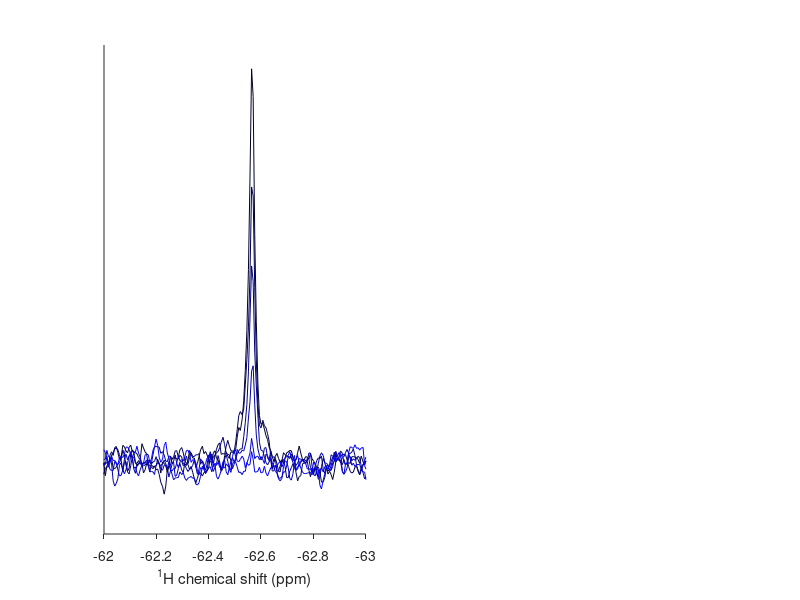

Source code (MATLAB): (Note: this script raises an error after producing the figure.)
%cd /Users/shschan/NMR/F19_NMR/emma_19F_trmd_NTD_68TAG_080125/4
clear all;  % Removes all variables and functions from memory
clc;        % Clears the command window
close all; 
load data.txt

gradpt = 6;

diff_raw = reshape(data, [length(data(:,1))./gradpt length(data(1,:)).*gradpt]);

%%
diff = [diff_raw(:,1) diff_raw(:,gradpt*2+1:gradpt*3)];

figure('position',[300 300 800 300])
subplot(1,2,1)
hold on
for i=1:gradpt
plot(diff(:,1),diff(:,i+1),'color',[0 0 1].*i/gradpt)
end
xlim([-63 -62])
    set(gca,'ytick',[])
    set(gca,'xdir','reverse');
    set(gca,'tickdir','out')
    set(gca,'box','off')
    xlabel('^1H chemical shift (ppm)')
    

%%

[a lowerCS] = min(abs(diff(:,1)- -62.65));
[a upperCS] = min(abs(diff(:,1)- -62.49));

[a noiselowerCS] = min(abs(diff(:,1)- -61));
[a noiseupperCS] = min(abs(diff(:,1)- -60.84));

for i=1:gradpt,
    integral(i,1) = sum(diff(upperCS:lowerCS, i+1));
    int_noise(i,1) = sum(diff(noiseupperCS:noiselowerCS, i+1));
end

noise = std(int_noise');

for i=1:gradpt,
    integral_err(i,1) = noise;
end

csvwrite('diff_data.csv', diff);


%%

grad_low = 0.05;
grad_high = 0.95; 

% Gmax = 0.558; % G/cmA for 700
% Gmax = 0.677  %for 800
Gmax = 0.67 %for 500

grad_change = (grad_high-grad_low)/(gradpt-1);

for i=1:gradpt,
    G_percent(i,1) = grad_low+grad_change*(i-1);
    G(i,1) = G_percent(i,1)*Gmax;
    xValue(i,1) =  G(i,1)^2;
    yValue(i,1) = log(integral(i,1)./max(integral));
    yValue_err(i,1) = integral_err(i)/integral(i,1)./max(integral);
end

% figure
% hold on
% errorbar(xValue, yValue,yValue_err,'o-')

syms x
ft = fittype('m*x + c', 'independent', 'x', 'dependent', 'y')
opts = fitoptions( 'Method', 'NonlinearLeastSquares' );
opts.Display = 'Off';

opts.Startpoint=[1 0.3]
% Fit model to data.
[fitresult, gof] = fit( xValue, yValue, ft, opts );
fitvalues = coeffvalues(fitresult);         %results of fit


% figure
subplot(1,2,2)
hold on
errorbar(xValue, yValue,yValue_err,'o')
f1 = fitvalues(2)*x +fitvalues(1);
fplot(f1,[0 0.5])
set(gca,'tickdir','out')
xlabel('G^2 (T^2 m^{-2})')
ylabel('ln(I/I_0)')
% xlim([0 0.15])

data_to_save = [real(xValue), real(yValue), abs(real(yValue_err))];
csvwrite('errorbar_data.csv', data_to_save);




%%
gamma = 2.68E+08;
delta = 0.004;
DELTA = 0.1;
sigma = 0.9;
err = confint(fitresult);
prefactor = gamma^2 * delta^2  * sigma^2 * (DELTA-delta/3);

D = -fitvalues(2)/prefactor
D_err = (fitvalues(2)-err(1,2))/prefactor


%%
T = 298; %K
n = 0.89E-3 ; %Pa s


% T = 283; %K
% n = 1.3076E-3 ; %Pa/s

kb = 1.3806488e-23 ; %J K-1

rH = kb*T/(6*pi*n*D) %in metres, Stokes Einstein eq 

rH_err = rH*(D_err/D)



MW = rH*1E9*10;  %kDa for folded

MW_err = rH_err*1E9*10; 


%%

 
figure
hold on
for i=1:gradpt,
    plot3(diff(:,1),[zeros(2048,1)+G(i)], diff(:,i+1),'color',[0 0 1].*i/gradpt)
end
xlim([5 12])
view([50 10])
set(gca,'ztick',[])
xlabel('^1H chemical shift (ppm)')
ylabel('G (T m^{-1})')
set(gca,'xdir','reverse');